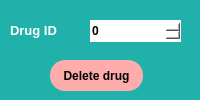
<?xml version="1.0" encoding="UTF-8"?>
<ui version="4.0">
 <class>DrugDelWindow</class>
 <widget class="QDialog" name="DrugDelWindow">
  <property name="geometry">
   <rect>
    <x>0</x>
    <y>0</y>
    <width>200</width>
    <height>100</height>
   </rect>
  </property>
  <property name="sizePolicy">
   <sizepolicy hsizetype="Fixed" vsizetype="Fixed">
    <horstretch>0</horstretch>
    <verstretch>0</verstretch>
   </sizepolicy>
  </property>
  <property name="minimumSize">
   <size>
    <width>200</width>
    <height>100</height>
   </size>
  </property>
  <property name="maximumSize">
   <size>
    <width>200</width>
    <height>100</height>
   </size>
  </property>
  <property name="windowTitle">
   <string>Delete Drug</string>
  </property>
  <property name="windowIcon">
   <iconset>
    <normaloff>../media/logo.png</normaloff>../media/logo.png</iconset>
  </property>
  <property name="styleSheet">
   <string notr="true">background-color: rgb(32, 178, 170);</string>
  </property>
  <widget class="QPushButton" name="del_drug_btn">
   <property name="geometry">
    <rect>
     <x>50</x>
     <y>60</y>
     <width>93</width>
     <height>31</height>
    </rect>
   </property>
   <property name="font">
    <font>
     <weight>75</weight>
     <bold>true</bold>
    </font>
   </property>
   <property name="styleSheet">
    <string notr="true">QPushButton {
	background-color: rgb(255, 172, 172);
	color: rgb(0, 0, 0);
	border-radius: 15px;
}

QPushButton:pressed {
	background-color: rgb(105, 205, 255);
}</string>
   </property>
   <property name="text">
    <string>Delete drug</string>
   </property>
  </widget>
  <widget class="QLabel" name="label_4">
   <property name="geometry">
    <rect>
     <x>10</x>
     <y>20</y>
     <width>71</width>
     <height>21</height>
    </rect>
   </property>
   <property name="font">
    <font>
     <pointsize>10</pointsize>
     <weight>75</weight>
     <bold>true</bold>
    </font>
   </property>
   <property name="styleSheet">
    <string notr="true">color: rgb(255, 255, 255);</string>
   </property>
   <property name="text">
    <string>Drug ID</string>
   </property>
  </widget>
  <widget class="QSpinBox" name="drug_id_spnbox">
   <property name="geometry">
    <rect>
     <x>90</x>
     <y>20</y>
     <width>91</width>
     <height>22</height>
    </rect>
   </property>
   <property name="font">
    <font>
     <weight>75</weight>
     <bold>true</bold>
    </font>
   </property>
   <property name="styleSheet">
    <string notr="true">background-color: rgb(255, 255, 255);
color: rgb(0, 0, 0);
border-radius: 15px;</string>
   </property>
   <property name="maximum">
    <number>999999</number>
   </property>
  </widget>
 </widget>
 <resources/>
 <connections/>
</ui>
